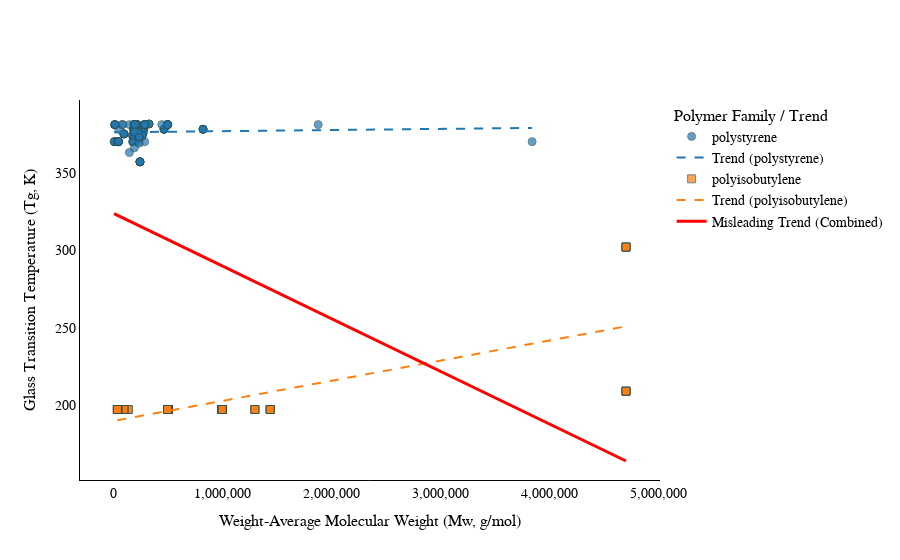

Notebook code for this chart:
### Code cell
# import pandas as pd
# import numpy as np
# import plotly.graph_objects as go
# from sklearn.linear_model import LinearRegression
# import os

# print("--- Generating Enhanced Interactive Simpson's Paradox Plot (Using Top Polymers) ---")

# try:
#     # --- 1. Load YOUR dataset ---
#     print("Loading data_augmented.csv...")
#     file_path = 'data_augmented.csv' # Adjust if needed
#     if not os.path.exists(file_path):
#         raise FileNotFoundError(f"Error: File not found at '{file_path}'.")
#     df = pd.read_csv(file_path)

#     # --- 2. Automatically Find the Top 2 Most Frequent Polymers ---
#     print("Finding the top 2 most frequent polymers...")
#     polymer_counts = df['polymer_name'].value_counts()
#     if len(polymer_counts) < 2:
#         raise ValueError("Dataset contains fewer than 2 unique polymer types.")

#     family1_name = polymer_counts.index[0]
#     family2_name = polymer_counts.index[1]
#     print(f"Using top 2 polymers: '{family1_name}' and '{family2_name}'")

#     # --- 3. Filter Data ---
#     df_family1 = df[df['polymer_name'] == family1_name].copy().dropna(subset=['mw', 'tg'])
#     df_family2 = df[df['polymer_name'] == family2_name].copy().dropna(subset=['mw', 'tg'])
#     combined_df = pd.concat([df_family1, df_family2])

#     if len(combined_df) < 10 or len(df_family1) < 2 or len(df_family2) < 2: # Need at least 2 points per group for trendlines
#          raise ValueError("Insufficient data points after removing missing values for the top 2 polymers to draw trends.")

#     print(f"Plotting {len(df_family1)} valid samples for '{family1_name}' and {len(df_family2)} for '{family2_name}'.")

#     # --- 4. Calculate Trendlines ---
#     models_ind = {}
#     # Individual Families
#     for i, df_group in enumerate([df_family1, df_family2]):
#         name = df_group['polymer_name'].iloc[0]
#         X_group = df_group[['mw']]
#         y_group = df_group['tg']
#         model = LinearRegression().fit(X_group, y_group)
#         models_ind[name] = model

#     # Combined Data
#     X_comb = combined_df[['mw']]
#     y_comb = combined_df['tg']
#     model_comb = LinearRegression().fit(X_comb, y_comb)
#     x_range = np.linspace(X_comb.min(), X_comb.max(), 100)
#     y_range_comb = model_comb.predict(x_range)

#     # --- 5. Create the Plot ---
#     print("Creating Plotly figure...")
#     fig = go.Figure()

#     colors = ['#1f77b4', '#ff7f0e'] # Blue, Orange
#     markers = ['circle', 'square']
#     # Shorten names only if excessively long
#     family_names_display = [f"{name[:30]}..." if len(name)>30 else name for name in [family1_name, family2_name]]

#     for i, df_group in enumerate([df_family1, df_family2]):
#         name = df_group['polymer_name'].iloc[0]
#         fig.add_trace(go.Scatter(
#             x=df_group['mw'], y=df_group['tg'],
#             mode='markers',
#             marker=dict(color=colors[i], size=8, symbol=markers[i], opacity=0.7, line=dict(width=1, color='DarkSlateGrey')),
#             name=family_names_display[i] # Legend entry for scatter points
#         ))
#         # Add individual trendlines
#         x_group_range = np.linspace(df_group[['mw']].min(), df_group[['mw']].max(), 100)
#         y_group_range = models_ind[name].predict(x_group_range)
#         fig.add_trace(go.Scatter(
#             x=x_group_range.squeeze(), y=y_group_range,
#             mode='lines',
#             line=dict(color=colors[i], width=2, dash='dash'),
#             name=f'Trend ({family_names_display[i]})', # Cleaner legend
#             hoverinfo='skip' # Don't show hover info for lines
#         ))

#     # Add Overall (Misleading) Trendline
#     fig.add_trace(go.Scatter(
#         x=x_range.squeeze(), y=y_range_comb,
#         mode='lines',
#         line=dict(color='red', width=3, dash='solid'),
#         name='Misleading Trend (Combined)', # Cleaner legend
#         hoverinfo='skip'
#     ))

#     # --- 6. Enhance Layout & Annotations ---
#     fig.update_layout(
#         title=dict(text="<b>Simpson's Paradox Illustrated: Molecular Weight vs. Tg</b>", font=dict(size=20), x=0.5),
#         xaxis_title="Weight-Average Molecular Weight (Mw, g/mol)",
#         yaxis_title="Glass Transition Temperature (Tg, K)",
#         legend_title_text='Polymer Family / Trend',
#         hovermode='closest',
#         plot_bgcolor='white', # Clean background
#         # --- REMOVE GRIDLINES & FORMAT X-AXIS ---
#         xaxis=dict(showgrid=False, zeroline=False, tickformat=',.0f'), # Format ticks as numbers with commas
#         yaxis=dict(showgrid=False, zeroline=False),
#         xaxis_showline=True, yaxis_showline=True, # Keep axis lines
#         xaxis_linecolor='black', yaxis_linecolor='black',
#         font=dict(family="Arial, sans-serif", size=12, color="black")
#     )

#     # Add annotations to highlight the paradox (adjust positions slightly if needed)
#     fig.add_annotation(x=df_family1['mw'].quantile(0.5), y=df_family1['tg'].max()+5, # Use quantile for better centering
#                        text="Positive Trend (Family 1)", showarrow=True, arrowhead=2, ax=-40, ay=-40, font=dict(color=colors[0]))
#     fig.add_annotation(x=df_family2['mw'].quantile(0.5), y=df_family2['tg'].min()-5,
#                        text="Positive Trend (Family 2)", showarrow=True, arrowhead=2, ax=40, ay=40, font=dict(color=colors[1]))
#     # Predict midpoint for annotation placement
#     mid_x = combined_df['mw'].mean()
#     mid_y_pred = model_comb.predict(np.array([[mid_x]]))[0] + 50 # Add offset from line
#     fig.add_annotation(x=mid_x, y=mid_y_pred,
#                        text="<b>Negative Trend<br>(Combined Data!)</b>", showarrow=True, arrowhead=4, bordercolor="red", borderwidth=1, bgcolor="rgba(255,0,0,0.1)",
#                        ax=0, ay=-60, font=dict(color="red", size=13))


#     print("Displaying interactive plot...")
#     fig.show()

# except FileNotFoundError:
#     print(f"Error: File not found at '{file_path}'.")
# except ValueError as ve:
#     print(f"Error: {ve}") # Print specific value errors (like insufficient data)
# except Exception as e:
#     print(f"An unexpected error occurred: {e}")
import pandas as pd
import numpy as np
import plotly.graph_objects as go
from sklearn.linear_model import LinearRegression
import os

# --- MOD: Define font sizes ---
LABEL_FONTSIZE = 16
TICK_FONTSIZE = 14
LEGEND_FONTSIZE = 14
LEGEND_TITLE_FONTSIZE = 16

print("--- Generating Enhanced Interactive Simpson's Paradox Plot (Using Top Polymers) ---")

try:
    # --- 1. Load YOUR dataset ---
    print("Loading data_augmented.csv...")
    file_path = 'data_augmented.csv' # Adjust if needed
    if not os.path.exists(file_path):
        raise FileNotFoundError(f"Error: File not found at '{file_path}'.")
    df = pd.read_csv(file_path)

    # --- 2. Automatically Find the Top 2 Most Frequent Polymers ---
    print("Finding the top 2 most frequent polymers...")
    polymer_counts = df['polymer_name'].value_counts()
    if len(polymer_counts) < 2:
        raise ValueError("Dataset contains fewer than 2 unique polymer types.")

    family1_name = polymer_counts.index[0]
    family2_name = polymer_counts.index[1]
    print(f"Using top 2 polymers: '{family1_name}' and '{family2_name}'")

    # --- 3. Filter Data ---
    df_family1 = df[df['polymer_name'] == family1_name].copy().dropna(subset=['mw', 'tg'])
    df_family2 = df[df['polymer_name'] == family2_name].copy().dropna(subset=['mw', 'tg'])
    combined_df = pd.concat([df_family1, df_family2])

    if len(combined_df) < 10 or len(df_family1) < 2 or len(df_family2) < 2: 
            raise ValueError("Insufficient data points after removing missing values for the top 2 polymers to draw trends.")

    print(f"Plotting {len(df_family1)} valid samples for '{family1_name}' and {len(df_family2)} for '{family2_name}'.")

    # --- 4. Calculate Trendlines ---
    # (This section is unchanged)
    models_ind = {}
    for i, df_group in enumerate([df_family1, df_family2]):
        name = df_group['polymer_name'].iloc[0]
        X_group = df_group[['mw']]
        y_group = df_group['tg']
        model = LinearRegression().fit(X_group, y_group)
        models_ind[name] = model
    X_comb = combined_df[['mw']]
    y_comb = combined_df['tg']
    model_comb = LinearRegression().fit(X_comb, y_comb)
    x_range = np.linspace(X_comb.min(), X_comb.max(), 100)
    y_range_comb = model_comb.predict(x_range)

    # --- 5. Create the Plot ---
    print("Creating Plotly figure...")
    fig = go.Figure()

    colors = ['#1f77b4', '#ff7f0e'] 
    markers = ['circle', 'square']
    family_names_display = [f"{name[:30]}..." if len(name)>30 else name for name in [family1_name, family2_name]]

    # (This section is unchanged)
    for i, df_group in enumerate([df_family1, df_family2]):
        name = df_group['polymer_name'].iloc[0]
        fig.add_trace(go.Scatter(
            x=df_group['mw'], y=df_group['tg'],
            mode='markers',
            marker=dict(color=colors[i], size=8, symbol=markers[i], opacity=0.7, line=dict(width=1, color='DarkSlateGrey')),
            name=family_names_display[i] 
        ))
        x_group_range = np.linspace(df_group[['mw']].min(), df_group[['mw']].max(), 100)
        y_group_range = models_ind[name].predict(x_group_range)
        fig.add_trace(go.Scatter(
            x=x_group_range.squeeze(), y=y_group_range,
            mode='lines',
            line=dict(color=colors[i], width=2, dash='dash'),
            name=f'Trend ({family_names_display[i]})', 
            hoverinfo='skip' 
        ))

    # (This section is unchanged)
    fig.add_trace(go.Scatter(
        x=x_range.squeeze(), y=y_range_comb,
        mode='lines',
        line=dict(color='red', width=3, dash='solid'),
        name='Misleading Trend (Combined)', 
        hoverinfo='skip'
    ))

    # --- 6. Enhance Layout & Annotations ---
    fig.update_layout(
        # MOD: Title removed
        # title=dict(text="<b>Simpson's Paradox Illustrated: Molecular Weight vs. Tg</b>", font=dict(size=20), x=0.5),
        
        # MOD: Increased axis title font size
        xaxis_title=dict(
            text="Weight-Average Molecular Weight (Mw, g/mol)",
            font=dict(size=LABEL_FONTSIZE)
        ),
        yaxis_title=dict(
            text="Glass Transition Temperature (Tg, K)",
            font=dict(size=LABEL_FONTSIZE)
        ),
        
        # MOD: Increased legend title and item font size
        legend_title=dict(
            text='Polymer Family / Trend',
            font=dict(size=LEGEND_TITLE_FONTSIZE)
        ),
        legend=dict(
            font=dict(size=LEGEND_FONTSIZE)
        ),
        
        hovermode='closest',
        plot_bgcolor='white', 
        
        # --- REMOVE GRIDLINES & FORMAT X-AXIS ---
        # (Gridlines were already false, added tickfont size)
        xaxis=dict(
            showgrid=False, 
            zeroline=False, 
            tickformat=',.0f',
            tickfont=dict(size=TICK_FONTSIZE) # MOD: Increased tick font size
        ), 
        yaxis=dict(
            showgrid=False, 
            zeroline=False,
            tickfont=dict(size=TICK_FONTSIZE) # MOD: Increased tick font size
        ),
        
        xaxis_showline=True, yaxis_showline=True, 
        xaxis_linecolor='black', yaxis_linecolor='black',
        font=dict(family="Arial, sans-serif", color="black") # MOD: Removed global size
    )

    # MOD: Annotations (headings on the plot) removed
    # fig.add_annotation(...)
    # fig.add_annotation(...)
    # fig.add_annotation(...)

    print("Displaying interactive plot...")
    fig.show()

except FileNotFoundError:
    print(f"Error: File not found at '{file_path}'.")
except ValueError as ve:
    print(f"Error: {ve}") 
except Exception as e:
    print(f"An unexpected error occurred: {e}")

### Figure 1 — Plotly figure (JSON) as saved in the notebook; plotly's stock layout.template omitted (floating-point values rounded to 4 significant figures; data arrays with more than 128 entries replaced by an {"elided": "..."} marker saying what was removed)
{"data": [{"marker": {"color": "#1f77b4", "line": {"color": "DarkSlateGrey", "width": 1}, "opacity": 0.7, "size": 8, "symbol": "circle"}, "mode": "markers", "name": "polystyrene", "type": "scatter", "x": {"elided": "194 int values"}, "y": {"elided": "194 float values"}}, {"hoverinfo": "skip", "line": {"color": "#1f77b4", "dash": "dash", "width": 2}, "mode": "lines", "name": "Trend (polystyrene)", "type": "scatter", "x": [9100, 47800.0, 86490.0, 125200.0, 163900.0, 202600.0, 241300.0, 280000.0, 318700.0, 357400.0, 396100.0, 434800.0, 473500.0, 512100.0, 550800.0, 589500.0, 628200.0, 666900.0, 705600.0, 744300.0, 783000.0, 821700.0, 860400.0, 899100.0, 937800.0, 976500.0, 1015000.0, 1054000.0, 1093000.0, 1131000.0, 1170000.0, 1209000.0, 1247000.0, 1286000.0, 1325000.0, 1363000.0, 1402000.0, 1441000.0, 1480000.0, 1518000.0, 1557000.0, 1596000.0, 1634000.0, 1673000.0, 1712000.0, 1750000.0, 1789000.0, 1828000.0, 1867000.0, 1905000.0, 1944000.0, 1983000.0, 2021000.0, 2060000.0, 2099000.0, 2137000.0, 2176000.0, 2215000.0, 2253000.0, 2292000.0, 2331000.0, 2370000.0, 2408000.0, 2447000.0, 2486000.0, 2524000.0, 2563000.0, 2602000.0, 2640000.0, 2679000.0, 2718000.0, 2757000.0, 2795000.0, 2834000.0, 2873000.0, 2911000.0, 2950000.0, 2989000.0, 3027000.0, 3066000.0, 3105000.0, 3143000.0, 3182000.0, 3221000.0, 3260000.0, 3298000.0, 3337000.0, 3376000.0, 3414000.0, 3453000.0, 3492000.0, 3530000.0, 3569000.0, 3608000.0, 3647000.0, 3685000.0, 3724000.0, 3763000.0, 3801000.0, 3840000], "y": [376.1, 376.1, 376.1, 376.1, 376.2, 376.2, 376.2, 376.3, 376.3, 376.3, 376.3, 376.4, 376.4, 376.4, 376.5, 376.5, 376.5, 376.5, 376.6, 376.6, 376.6, 376.7, 376.7, 376.7, 376.7, 376.8, 376.8, 376.8, 376.8, 376.9, 376.9, 376.9, 377.0, 377.0, 377.0, 377.0, 377.1, 377.1, 377.1, 377.2, 377.2, 377.2, 377.2, 377.3, 377.3, 377.3, 377.4, 377.4, 377.4, 377.4, 377.5, 377.5, 377.5, 377.6, 377.6, 377.6, 377.6, 377.7, 377.7, 377.7, 377.8, 377.8, 377.8, 377.8, 377.9, 377.9, 377.9, 377.9, 378.0, 378.0, 378.0, 378.1, 378.1, 378.1, 378.1, 378.2, 378.2, 378.2, 378.3, 378.3, 378.3, 378.3, 378.4, 378.4, 378.4, 378.5, 378.5, 378.5, 378.5, 378.6, 378.6, 378.6, 378.7, 378.7, 378.7, 378.7, 378.8, 378.8, 378.8, 378.9]}, {"marker": {"color": "#ff7f0e", "line": {"color": "DarkSlateGrey", "width": 1}, "opacity": 0.7, "size": 8, "symbol": "square"}, "mode": "markers", "name": "polyisobutylene", "type": "scatter", "x": [500000, 500000, 500000, 500000, 500000, 500000, 500000, 500000, 500000, 500000, 500000, 500000, 500000, 500000, 500000, 500000, 500000, 500000, 500000, 500000, 500000, 500000, 500000, 500000, 500000, 500000, 500000, 500000, 500000, 500000, 500000, 500000, 500000, 500000, 500000, 500000, 500000, 500000, 500000, 500000, 500000, 500000, 500000, 500000, 500000, 500000, 500000, 500000, 500000, 500000, 500000, 500000, 500000, 500000, 500000, 500000, 500000, 500000, 500000, 500000, 500000, 500000, 500000, 500000, 500000, 500000, 500000, 500000, 500000, 500000, 500000, 500000, 500000, 500000, 500000, 500000, 500000, 500000, 1300000, 1300000, 1300000, 1000000, 1000000, 1000000, 1000000, 1000000, 1000000, 1000000, 1000000, 1000000, 1000000, 1000000, 1000000, 1000000, 1000000, 1000000, 1000000, 4700000, 4700000, 4700000, 4700000, 1000000, 1000000, 1000000, 1000000, 1000000, 140000, 140000, 100000, 100000, 100000, 45000, 45000, 45000, 40000, 40000, 40000, 40000, 1440000, 1440000, 1440000, 1440000, 4700000, 4700000, 4700000, 4700000], "y": [197.2, 197.2, 197.2, 197.2, 197.2, 197.2, 197.2, 197.2, 197.2, 197.2, 197.2, 197.2, 197.2, 197.2, 197.2, 197.2, 197.2, 197.2, 197.2, 197.2, 197.2, 197.2, 197.2, 197.2, 197.2, 197.2, 197.2, 197.2, 197.2, 197.2, 197.2, 197.2, 197.2, 197.2, 197.2, 197.2, 197.2, 197.2, 197.2, 197.2, 197.2, 197.2, 197.2, 197.2, 197.2, 197.2, 197.2, 197.2, 197.2, 197.2, 197.2, 197.2, 197.2, 197.2, 197.2, 197.2, 197.2, 197.2, 197.2, 197.2, 197.2, 197.2, 197.2, 197.2, 197.2, 197.2, 197.2, 197.2, 197.2, 197.2, 197.2, 197.2, 197.2, 197.2, 197.2, 197.2, 197.2, 197.2, 197.2, 197.2, 197.2, 197.2, 197.2, 197.2, 197.2, 197.2, 197.2, 197.2, 197.2, 197.2, 197.2, 197.2, 197.2, 197.2, 197.2, 197.2, 197.2, 302, 302, 302, 302, 197.2, 197.2, 197.2, 197.2, 197.2, 197.2, 197.2, 197.2, 197.2, 197.2, 197.2, 197.2, 197.2, 197.2, 197.2, 197.2, 197.2, 197.2, 197.2, 197.2, 197.2, 209, 209, 209, 209]}, {"hoverinfo": "skip", "line": {"color": "#ff7f0e", "dash": "dash", "width": 2}, "mode": "lines", "name": "Trend (polyisobutylene)", "type": "scatter", "x": [40000, 87070.0, 134100.0, 181200.0, 228300.0, 275400.0, 322400.0, 369500.0, 416600.0, 463600.0, 510700.0, 557800.0, 604800.0, 651900.0, 699000.0, 746100.0, 793100.0, 840200.0, 887300.0, 934300.0, 981400.0, 1028000.0, 1076000.0, 1123000.0, 1170000.0, 1217000.0, 1264000.0, 1311000.0, 1358000.0, 1405000.0, 1452000.0, 1499000.0, 1546000.0, 1593000.0, 1640000.0, 1687000.0, 1735000.0, 1782000.0, 1829000.0, 1876000.0, 1923000.0, 1970000.0, 2017000.0, 2064000.0, 2111000.0, 2158000.0, 2205000.0, 2252000.0, 2299000.0, 2346000.0, 2394000.0, 2441000.0, 2488000.0, 2535000.0, 2582000.0, 2629000.0, 2676000.0, 2723000.0, 2770000.0, 2817000.0, 2864000.0, 2911000.0, 2958000.0, 3005000.0, 3053000.0, 3100000.0, 3147000.0, 3194000.0, 3241000.0, 3288000.0, 3335000.0, 3382000.0, 3429000.0, 3476000.0, 3523000.0, 3570000.0, 3617000.0, 3664000.0, 3712000.0, 3759000.0, 3806000.0, 3853000.0, 3900000.0, 3947000.0, 3994000.0, 4041000.0, 4088000.0, 4135000.0, 4182000.0, 4229000.0, 4276000.0, 4323000.0, 4371000.0, 4418000.0, 4465000.0, 4512000.0, 4559000.0, 4606000.0, 4653000.0, 4700000], "y": [190.3, 190.9, 191.5, 192.1, 192.7, 193.3, 193.9, 194.5, 195.2, 195.8, 196.4, 197.0, 197.6, 198.2, 198.8, 199.4, 200.1, 200.7, 201.3, 201.9, 202.5, 203.1, 203.7, 204.3, 204.9, 205.6, 206.2, 206.8, 207.4, 208.0, 208.6, 209.2, 209.8, 210.5, 211.1, 211.7, 212.3, 212.9, 213.5, 214.1, 214.7, 215.4, 216.0, 216.6, 217.2, 217.8, 218.4, 219.0, 219.6, 220.2, 220.9, 221.5, 222.1, 222.7, 223.3, 223.9, 224.5, 225.1, 225.8, 226.4, 227.0, 227.6, 228.2, 228.8, 229.4, 230.0, 230.6, 231.3, 231.9, 232.5, 233.1, 233.7, 234.3, 234.9, 235.5, 236.2, 236.8, 237.4, 238.0, 238.6, 239.2, 239.8, 240.4, 241.0, 241.7, 242.3, 242.9, 243.5, 244.1, 244.7, 245.3, 245.9, 246.6, 247.2, 247.8, 248.4, 249.0, 249.6, 250.2, 250.8]}, {"hoverinfo": "skip", "line": {"color": "red", "dash": "solid", "width": 3}, "mode": "lines", "name": "Misleading Trend (Combined)", "type": "scatter", "x": [9100, 56480.0, 103900.0, 151200.0, 198600.0, 246000.0, 293400.0, 340800.0, 388200.0, 435500.0, 482900.0, 530300.0, 577700.0, 625100.0, 672500.0, 719800.0, 767200.0, 814600.0, 862000.0, 909400.0, 956800.0, 1004000.0, 1052000.0, 1099000.0, 1146000.0, 1194000.0, 1241000.0, 1288000.0, 1336000.0, 1383000.0, 1431000.0, 1478000.0, 1525000.0, 1573000.0, 1620000.0, 1667000.0, 1715000.0, 1762000.0, 1810000.0, 1857000.0, 1904000.0, 1952000.0, 1999000.0, 2047000.0, 2094000.0, 2141000.0, 2189000.0, 2236000.0, 2283000.0, 2331000.0, 2378000.0, 2426000.0, 2473000.0, 2520000.0, 2568000.0, 2615000.0, 2663000.0, 2710000.0, 2757000.0, 2805000.0, 2852000.0, 2899000.0, 2947000.0, 2994000.0, 3042000.0, 3089000.0, 3136000.0, 3184000.0, 3231000.0, 3279000.0, 3326000.0, 3373000.0, 3421000.0, 3468000.0, 3515000.0, 3563000.0, 3610000.0, 3658000.0, 3705000.0, 3752000.0, 3800000.0, 3847000.0, 3894000.0, 3942000.0, 3989000.0, 4037000.0, 4084000.0, 4131000.0, 4179000.0, 4226000.0, 4274000.0, 4321000.0, 4368000.0, 4416000.0, 4463000.0, 4510000.0, 4558000.0, 4605000.0, 4653000.0, 4700000], "y": [323.6, 322.0, 320.4, 318.8, 317.2, 315.6, 314.0, 312.3, 310.7, 309.1, 307.5, 305.9, 304.3, 302.7, 301.1, 299.4, 297.8, 296.2, 294.6, 293.0, 291.4, 289.8, 288.2, 286.5, 284.9, 283.3, 281.7, 280.1, 278.5, 276.9, 275.3, 273.6, 272.0, 270.4, 268.8, 267.2, 265.6, 264.0, 262.3, 260.7, 259.1, 257.5, 255.9, 254.3, 252.7, 251.1, 249.4, 247.8, 246.2, 244.6, 243.0, 241.4, 239.8, 238.2, 236.5, 234.9, 233.3, 231.7, 230.1, 228.5, 226.9, 225.3, 223.6, 222.0, 220.4, 218.8, 217.2, 215.6, 214.0, 212.4, 210.7, 209.1, 207.5, 205.9, 204.3, 202.7, 201.1, 199.5, 197.8, 196.2, 194.6, 193.0, 191.4, 189.8, 188.2, 186.6, 184.9, 183.3, 181.7, 180.1, 178.5, 176.9, 175.3, 173.7, 172.0, 170.4, 168.8, 167.2, 165.6, 164.0]}], "layout": {"font": {"color": "black", "family": "Arial, sans-serif"}, "hovermode": "closest", "legend": {"font": {"size": 14}, "title": {"font": {"size": 16}, "text": "Polymer Family / Trend"}}, "plot_bgcolor": "white", "xaxis": {"linecolor": "black", "showgrid": false, "showline": true, "tickfont": {"size": 14}, "tickformat": ",.0f", "title": {"font": {"size": 16}, "text": "Weight-Average Molecular Weight (Mw, g/mol)"}, "zeroline": false}, "yaxis": {"linecolor": "black", "showgrid": false, "showline": true, "tickfont": {"size": 14}, "title": {"font": {"size": 16}, "text": "Glass Transition Temperature (Tg, K)"}, "zeroline": false}}}
